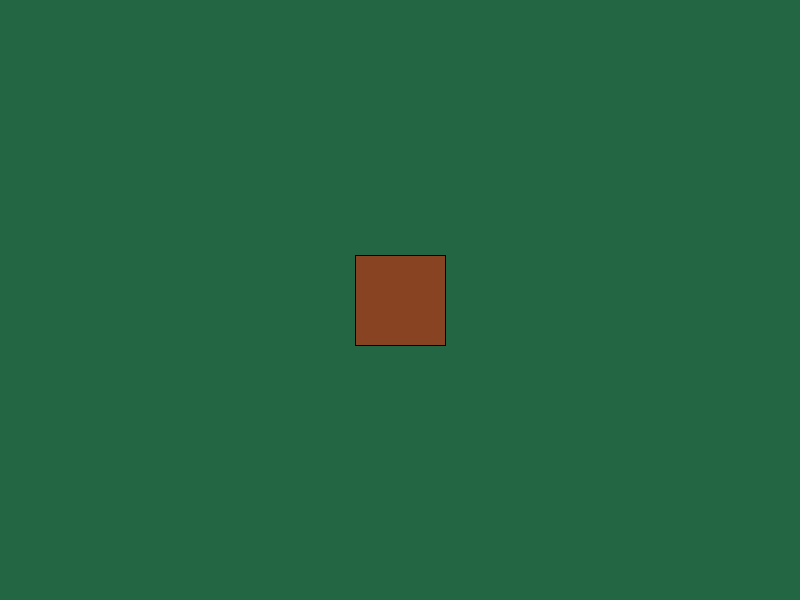
Frame 1 (no input)
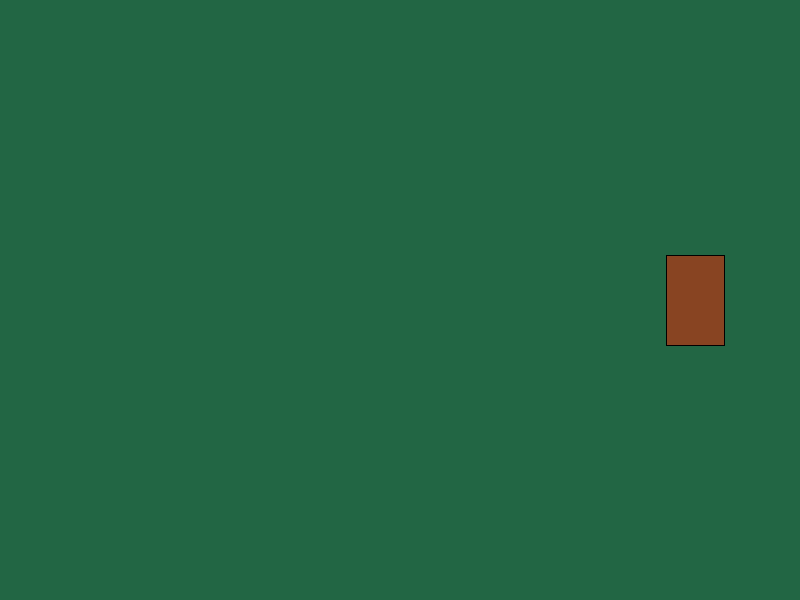
Frame 60 (the mouse pressed at the canvas centre just before this capture)
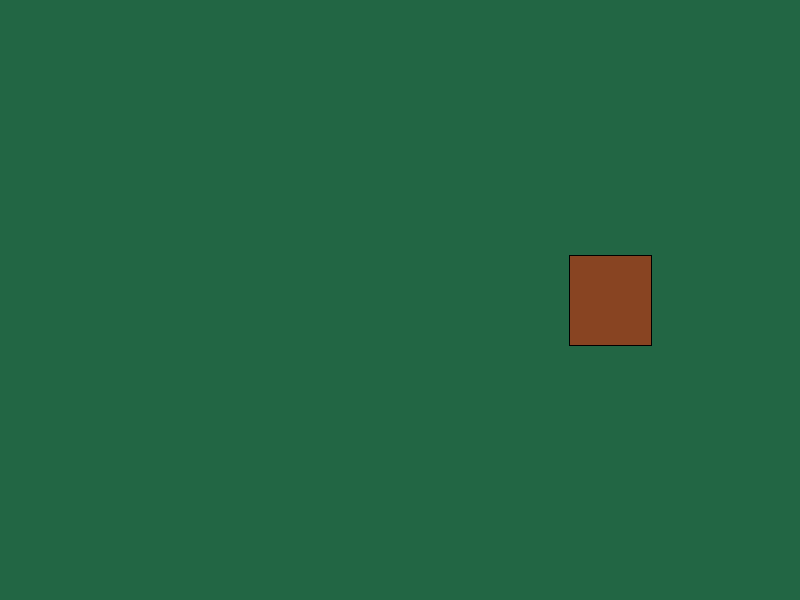
Frame 120 (the mouse held since frame 60 and released just before this capture)

The Processing sketch that drew these frames (run headless with seeded random() and noise(); from frame 60 on, the mouse is pressed at the canvas centre):

// Processing sketch: sqare_stuff
// ── sqare_stuff.pde
float x; 
float y;
float Velo; 
float sX;
float sY;
float s;
int bounces;
int sizeDirection;
int c;
int direction;

void setup() {
  size(800,600);
  rectMode(CENTER);
  x = width/2;
  y = height/2;
  Velo = 5;
  bounces = 0;
  c = #884422;
  sX = 90;
    sY = 90;
  sizeDirection = 1;
  s = 0;
  direction = 0;
}

void draw() {
  background(#226644);
  fill(c);
  rect(x, y, sX, sY);
  if(direction == 1)
  {
    y += Velo;
    sY = s;
    sX = 90;
  }
  else
  {
    x += Velo;
        sX = s;
    sY = 90;
  }
  
  s += sizeDirection;
  
  if(s >= 100)
  {
    sizeDirection = -1;
  }
  else if(s <= 0)
  {
    sizeDirection = 1;
  }
  
  //exersize 1
  if (x > width || x < 0) {
    x = constrain(x, 0, width);
    Velo = -Velo;
    bounces++;
  }
  
    if (y > height || y < 0) {
    y = constrain(y, 0, width);
    Velo = -Velo;
    bounces++;
  }
  
  if(bounces >= 7)
  {
    c = #B91616;
  }
  if(bounces == 4 || bounces == 9 || bounces == 14)
  {
    if(direction == 1)
    {
      direction = 0;
      y = random(0, height);
    }
    else
    {
      direction = 1;
      x = random(0, width);
    }
    bounces++;
  }
  if(bounces >= 14)
  {
      c = #884422;
      bounces = 0;
  }
  
  println(s);
}
